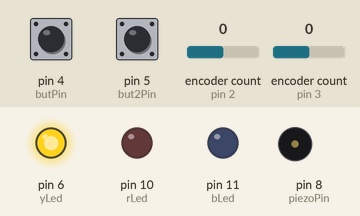
Bench run of a sketch on a simulated Arduino Uno, built with avr-gcc and run on an emulated ATmega328P. Shown: output pins drawn as LEDs (lit = HIGH), buzzer (waves = sounding). Dashed ring = blinking. The test bench sets the inputs (shaded band); at power-on: encoder count (sensors on pin 3, pin 2) 0, pin 4 (butPin) LOW, pin 5 (but2Pin) LOW. Random numbers use the default seed unless the sketch sets one; what the sketch prints to the serial monitor is not drawn.

Above: at 1.2 s.
1.3 s: encoder count (sensor on pin 3) set to 1
At 1.5 s:
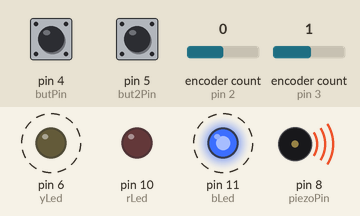
4.3 s: pin 4 (butPin) pulled HIGH for 0.15 s
At 4.37 s:
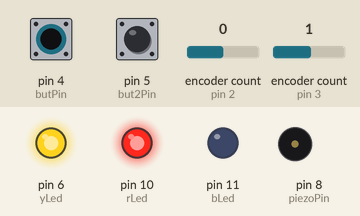
7.3 s: pin 5 (but2Pin) pulled HIGH for 0.15 s
At 7.91 s:
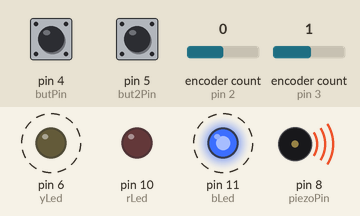
10.3 s: pin 5 (but2Pin) pulled HIGH for 3.2 s
At 11.12 s:
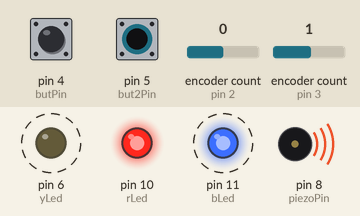
15.0 s: encoder count (sensor on pin 3) set to 2
18.0 s: pin 4 (butPin) pulled HIGH for 3.2 s
At 18.45 s:
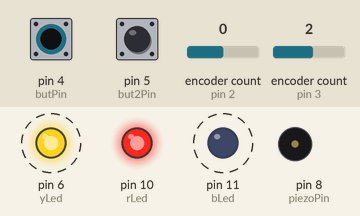
Timing chart, 0 to 23.7 s (numbered marks = the images above; inputs shaded):
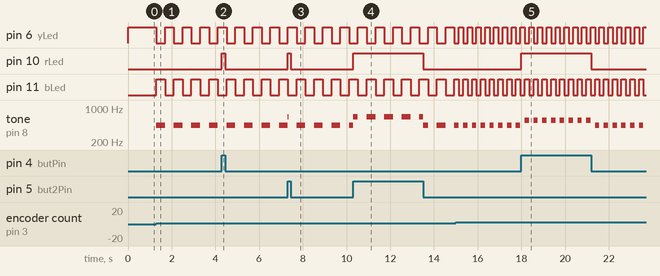

The sketch:

SpinnyGuy.ino
```cpp
#include <Encoder.h>
// Change these pin numbers to the pins connected to your encoder.
//   Best Performance: both pins have interrupt capability
//   Good Performance: only the first pin has interrupt capability
//   Low Performance:  neither pin has interrupt capability

//Encoder knob(3, 2);
Encoder knob(2, A2);
Encoder knob2(3, A1);

int pitchStep = 0;
int knobDivits = 20;

int buttonState = 0;
int button2State = 0;

int rootNote = -9;
int rootNote2 = 3;
int butInterval = 5;

int pentScaleRes[] = { 2, 4, 7, 9, 12};
int pentScale[] = { 2, 2, 3, 2, 3 };
//int pentScale[] = { 2, 2, 3, 2, 3, 2, 2, 3, 2, 3, 2, 2, 3, 2, 3, 2, 2, 3, 2, 3 };
int knobPos = 0;

int butPin = 4;
int but2Pin = 5;
int piezoPin = 8;
int rLed = 10;
int bLed = 11;
int yLed = 6;
int rLedPwm = 0;
int bLedPwm = 0;


unsigned int long timer = 0;
int delayTime = 400;

int gateOn = 0;
int playNote = 0;
int const gateNumSteps = 11;
int delays[gateNumSteps] = { 800, 400, 200, 100, 50, 25, 13, 7, 4, 2, 1};
int knob2Pos = 0;
int gateStep = 0;


void setup() {

  Serial.begin(9600);
  Serial.println("@kuwala");

  pinMode(piezoPin, OUTPUT);
  pinMode(rLed, OUTPUT);
  pinMode(bLed, OUTPUT);
  pinMode(yLed, OUTPUT);
  pinMode(butPin, INPUT); // button
}
int notePitchCalc(int n) {
  //n is halfsteps above A4;

  //fn = f0 * (a)^n
  //fo = 440hz // which is A4 above middle C
  //a = (2)1/12 = 1.059463094359
  float a = 1.059463094359;
  return 440 * pow(a, n);
}


void loop () {

 rLedPwm = pitchStep % knobDivits;
 rLedPwm = map(rLedPwm, -20, 20, 0 , 255);

 pitchStep = (knob.read() / 4) ;
 gateStep = (knob2.read() / 4);

 buttonState = digitalRead(butPin);
 button2State = digitalRead(but2Pin);


 if( gateStep > 0.) {
   gateOn = 1;
   gateStep = gateStep % gateNumSteps;
   delayTime = delays[gateStep];
 } else {
   gateOn = 0;
 }

 if( gateOn == 1 ) {

   if ((millis() - timer) > delayTime) {

     //Toggle Note
      if (playNote == 0) {
        playNote = 1;
      } else {
        playNote = 0;
      }

      timer = millis();

   }
   if ( playNote ) {
       tone(piezoPin, notePitchCalc(pitchStep + (buttonState * 4) + (button2State * 7)));
       digitalWrite(bLed, HIGH);
       digitalWrite(yLed, LOW);

   } else {
       noTone(piezoPin);
       digitalWrite(bLed, LOW);
       digitalWrite(yLed, HIGH);

   }
   if (buttonState || button2State) {
     digitalWrite(rLed, HIGH);
   } else {
     digitalWrite(rLed, LOW);
   };

 } else { // gate mode off so play sound with buttons

    if (buttonState == HIGH ) {
       tone(piezoPin, notePitchCalc(pitchStep));
       digitalWrite(bLed, HIGH);
       digitalWrite(yLed, LOW);
       //digitalWrite(rLed, LOW);

     } else if (button2State == HIGH) {
       int addOn = pentScaleRes[random(0,5)];
       tone(piezoPin, notePitchCalc(pitchStep + butInterval));
       digitalWrite(rLed, HIGH);
       digitalWrite(yLed, LOW);


    } else {
       noTone(piezoPin);
       digitalWrite(bLed, LOW);
       digitalWrite(rLed, LOW);
       digitalWrite(yLed, HIGH);

     }

 }


 //analogWrite(rLed, rLedPwm);

 /*
 for( int i = -20; i < 20; i ++ ) {
  tone(8, notePitchCalc(i));
  delay(100 + i*2);
  digitalWrite(13, HIGH);
  digitalWrite(12, LOW);
  noTone(8);
  delay(100 + i*2);
  digitalWrite(13, LOW);
  digitalWrite(12, HIGH);
 } */

}
```

Measured:
- after the input at 1.3 s, pin 6 (yLed), pin 11 (bLed): alternates HIGH for 0.40 s and LOW for 0.40 s, starting at once; tone on pin 8 (piezoPin): alternates 440 Hz for 0.40 s and silent for 0.40 s, starting at once
- after the input at 4.3 s, pin 10 (rLed): LOW → HIGH at once, → LOW 0.15 s later
- after the input at 7.3 s, pin 10 (rLed): LOW → HIGH at once, → LOW 0.15 s later
- after the input at 10.3 s, pin 10 (rLed): LOW → HIGH at once, → LOW 3.2 s later
- after the input at 18.0 s, pin 10 (rLed): LOW → HIGH at once, → LOW 3.2 s later
